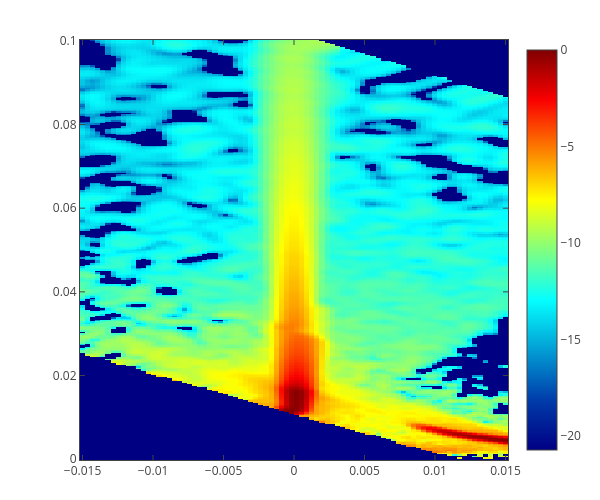

Write notebook code for a chart like this one.
### Markdown cell above
# Smooth dTOF=400 usec

### Code cell
_spec_400, dk, qz, off_spec = load_data('/SNS/users/m2d/git/quicknxs/test/notebooks/data/REF_M_30889+30890_OffSpecSmooth_Off_Off_v2_TOF_400.dat',
                                       index=42, q_axis=True, width=5)

plot_heatmap(dk, qz, np.log(off_spec), x_title='', y_title='', surface=False,
                 x_log=False, y_log=False)

### Figure 1 — Plotly figure (JSON) as saved in the notebook; plotly's stock layout.template omitted (floating-point values rounded to 4 significant figures; data arrays with more than 128 entries replaced by an {"elided": "..."} marker saying what was removed)
{"data": [{"autocolorscale": false, "colorscale": [[0, "rgb(0,0,131)"], [0.125, "rgb(0,60,170)"], [0.375, "rgb(5,255,255)"], [0.625, "rgb(255,255,0)"], [0.875, "rgb(250,0,0)"], [1, "rgb(128,0,0)"]], "hoverinfo": "x+y+z", "type": "heatmap", "uid": "d5ddacf2-fc72-4c5b-bc72-87233d6ca718", "x": [-0.015, -0.01464, -0.01428, -0.01392, -0.01355, -0.01319, -0.01283, -0.01247, -0.01211, -0.01175, -0.01139, -0.01102, -0.01066, -0.0103, -0.00994, -0.009578, -0.009217, -0.008855, -0.008494, -0.008133, -0.007771, -0.00741, -0.007048, -0.006687, -0.006325, -0.005964, -0.005602, -0.005241, -0.00488, -0.004518, -0.004157, -0.003795, -0.003434, -0.003072, -0.002711, -0.002349, -0.001988, -0.001627, -0.001265, -0.0009036, -0.0005422, -0.0001807, 0.0001807, 0.0005422, 0.0009036, 0.001265, 0.001627, 0.001988, 0.002349, 0.002711, 0.003072, 0.003434, 0.003795, 0.004157, 0.004518, 0.00488, 0.005241, 0.005602, 0.005964, 0.006325, 0.006687, 0.007048, 0.00741, 0.007771, 0.008133, 0.008494, 0.008855, 0.009217, 0.009578, 0.00994, 0.0103, 0.01066, 0.01102, 0.01139, 0.01175, 0.01211, 0.01247, 0.01283, 0.01319, 0.01355, 0.01392, 0.01428, 0.01464, 0.015], "y": {"elided": "282 float values"}, "z": {"elided": "282x84 float values"}}], "layout": {"autosize": true, "bargap": 0, "height": 500, "hovermode": "closest", "margin": {"b": 40, "l": 80, "r": 40, "t": 40}, "showlegend": false, "width": 600, "xaxis": {"exponentformat": "power", "mirror": "all", "showexponent": "all", "showgrid": true, "showline": true, "ticks": "inside", "title": "", "zeroline": false}, "yaxis": {"exponentformat": "power", "mirror": "all", "showexponent": "all", "showgrid": true, "showline": true, "ticks": "inside", "title": "", "zeroline": false}}}
